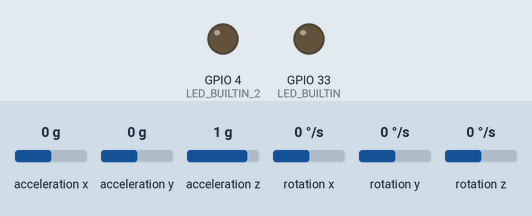
Simulated run of this sketch. Board: ESP32. On the bench: output pins drawn as LEDs (lit = HIGH). Wiring (inferred from the names in the program): MPU-9250 motion sensor at I2C address 0x68. The inputs (shaded band) are chosen by the test bench; at power-on: acceleration x 0 g, acceleration y 0 g, acceleration z 1 g, rotation x 0 °/s, rotation y 0 °/s, rotation z 0 °/s. EEPROM starts erased; raw I2C reads return 0; what the sketch prints to the serial monitor is not drawn.

Above: at 0.1 s.
At 17.5 s:
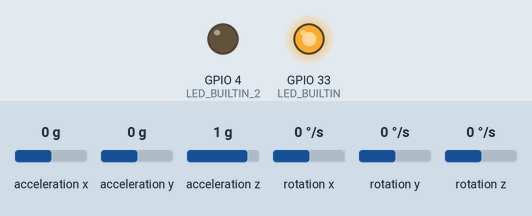
Timing chart, 0 to 19.0 s (numbered marks = the images above):
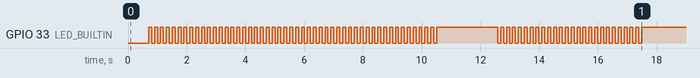

The sketch:

RoadTilesRobot.ino
```cpp
#include <Arduino.h>
#include <math.h>
#include <EEPROM.h>

#include "MPU9250.h"
#include "Filter1D.h"

#define MPU9250_IMU_ADDRESS 0x68
#define MPU9250_MAG_ADDRESS 0x0C

#define LED_BUILTIN     33
#define LED_BUILTIN_2    4


#define RAD2DEG (180.0 / 3.141592654)
#define G 9.80665f

MPU9250 mpu;
// Filter1D pitch_filter(80);
// Filter1D roll_filter(80);


// esp32-default
//#define I2C_SDA 40
//#define I2C_SCL 41

// esp32-cam
#define I2C_SDA 14
#define I2C_SCL 15

// esp32-lolin32 lite
//#define I2C_SDA 15
//#define I2C_SCL 2

#define I2C_FREQUENCY 100000 // 400000


float dt = 0.0;


void delayBlink(uint32_t ms, uint32_t steps, int blink_2 = false) {
  float sub_ms = (float)ms / steps;
  int i = 0;
  for (float pos = 0; pos < ms; pos += sub_ms, i++) {
    delay((uint32_t)sub_ms);
    digitalWrite(LED_BUILTIN, i&1);
    if (blink_2) digitalWrite(LED_BUILTIN_2, i&1);
  }
  digitalWrite(LED_BUILTIN, HIGH);
  if (blink_2) digitalWrite(LED_BUILTIN_2, LOW);
}


void mpu_calibrate_eeprom(MPU9250 &mpu) {
#if defined(ESP_PLATFORM) || defined(ESP8266)
  EEPROM.begin(0x80);
#endif
  pinMode(LED_BUILTIN, OUTPUT);
  pinMode(LED_BUILTIN_2, OUTPUT);

  mpu.verbose(true);
  delayBlink(5000, 50);

  // calibrate anytime you want to
  Serial.println("");
  Serial.println("Accel Gyro calibration will start in 5sec.");
  Serial.println("Please leave the device still on the flat plane.");
  delayBlink(5000, 50);
  mpu.calibrateAccelGyro();

  if (mpu.get_use_AK8963()) {
    Serial.println("Mag calibration will start in 5sec.");
    Serial.println("Please Wave device in a figure eight until done.");
    delayBlink(5000, 50);
    mpu.calibrateMag();
  }

  // save to eeprom
  Serial.println("");
  mpu.saveCalibration();
  // load from eeprom
  mpu.loadCalibration();
  Serial.println("");
  mpu.print_calibration();
  Serial.println("");
  delayBlink(5000, 50);
  // final
  digitalWrite(LED_BUILTIN_2, HIGH);
  delay(1);
  digitalWrite(LED_BUILTIN_2, LOW);

  mpu.verbose(false);
}


void print_euler(MPU9250 &mpu) {
  float *euler = mpu.getEuler();
  Serial.print(euler[0], 2);
  Serial.print(", ");
  Serial.print(euler[1], 2);
  Serial.print(", ");
  Serial.print(euler[2], 2);
  Serial.println();
}


void setup() {
  /* Serial to display data */
  Serial.begin(115200);
  while(!Serial) {}

  /* Start the I2C bus */
  // if ESP32
  Wire.begin(I2C_SDA, I2C_SCL, I2C_FREQUENCY);
  // if arduino
  //Wire.begin();
  //Wire.setClock(I2C_FREQUENCY);

  /* I2C bus,  0x68 address */
  //imu.Config(&Wire, bfs::Mpu9250::I2C_ADDR_PRIM);
  //delay(1000);

  /* Initialize and configure IMU */
  mpu.set_use_AK8963(false);
  if (!mpu.setup(0x68)) {
    while (1) {
      Serial.println("MPU connection failed. Please check your connection with `connection_check` example.");
      delay(5000);
    }
  }

  // configuration
  mpu.selectFilter(QuatFilterSel::MAHONY); //NONE, MADGWICK, MAHONY,
  mpu.setFilterKp(0.5);

  // calibration
  mpu_calibrate_eeprom(mpu);
}


void loop() {
  if (mpu.update()) {
    static uint32_t prev_ms = millis();
    if (millis() > prev_ms + 25) {
      print_euler(mpu);
      prev_ms = millis();
    }
  }

}
```

Filter1D.cpp
```cpp
#include "Filter1D.h"


Filter1D::Filter1D()
{
  this->max_samples = 16;
  this->idx = 0;
}
Filter1D::Filter1D(uint32_t max_samples)
{
  this->max_samples = max_samples;
  this->idx = 0;
  for (uint32_t i = 0; i < max_samples; i++) {
    kernel[i] = 1.0 / max_samples;
  }
}


void Filter1D::addSample(float sample)
{
  samples[(++idx) % max_samples] = sample;
}

float Filter1D::getValue()
{
  if (idx < max_samples) return 0;

  float acc = 0;
  uint32_t idx_zero = idx+1;
  for (uint32_t i = 0; i < max_samples; i++) {
    acc += samples[(idx_zero + i) % max_samples] * kernel[i];
  }
  return acc;
}

void Filter1D::update()
{
  //prev = this->getValue();
}
```

Filter1D.h
```cpp
#ifndef FILTER1D_H_
#define FILTER1D_H_

#include <stdint.h>

class Filter1D
{
  public:
    Filter1D();
    Filter1D(uint32_t max_samples);
    void addSample(float cur);
    float getValue();
    void update();

  private:
    float kernel[32];
    float samples[32];
    uint32_t idx, max_samples;
};


#endif
```

Source omitted: MPU9250.h (54984 bytes)
